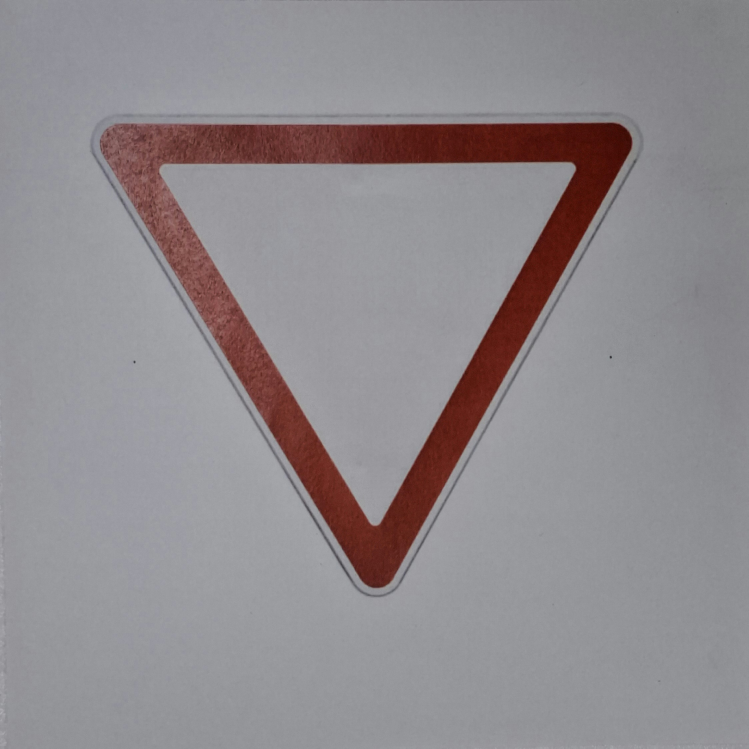
#> input picture test/test_06.png, 2245 x 2245 px, given in place of frame1.png, which was not available (shown at 1/3 size)
$ python Auto_labeling_v3.py
#> lines starting #> are read from the running program, lines starting #| are printed output that depends on the picture; pictures that were not available may be replaced by others from this repository, and a replacement may not be noted
#Auto labeling v3

import cv2 as cv
import numpy as np
import os

total_img_count = int(input("Enter the total imgs count: "))
#> the answer given: 3

pre_path = r'E:/frame'
b = 1

for a in range(total_img_count):
    raw_path = pre_path + str(b)
    b += 1
    main_img_path = raw_path + '.png'
    main_txt_path = raw_path + '.txt'

    # Load images
    main_img = cv.imread(main_img_path, cv.IMREAD_GRAYSCALE)
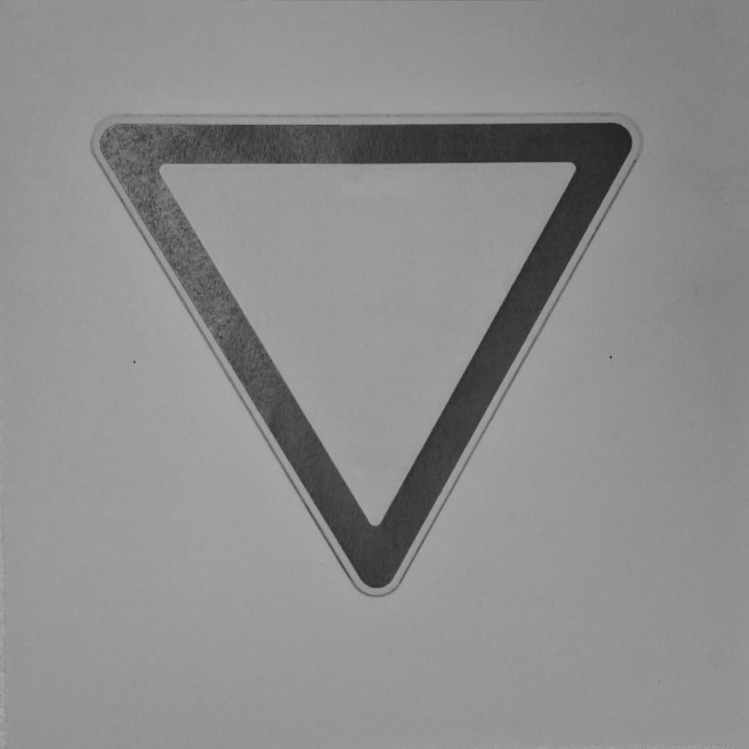
#> main_img: shape (2245, 2245) (shown at 1/3 size); min 28, max 180, mean 141.5

    # Match template

    val_list = []

    for c in range(1,6):

        result = cv.matchTemplate(main_img, cv.imread(r'C:\Users\asus\Desktop\template' + str(c) + '.png', cv.IMREAD_GRAYSCALE), cv.TM_CCORR_NORMED)
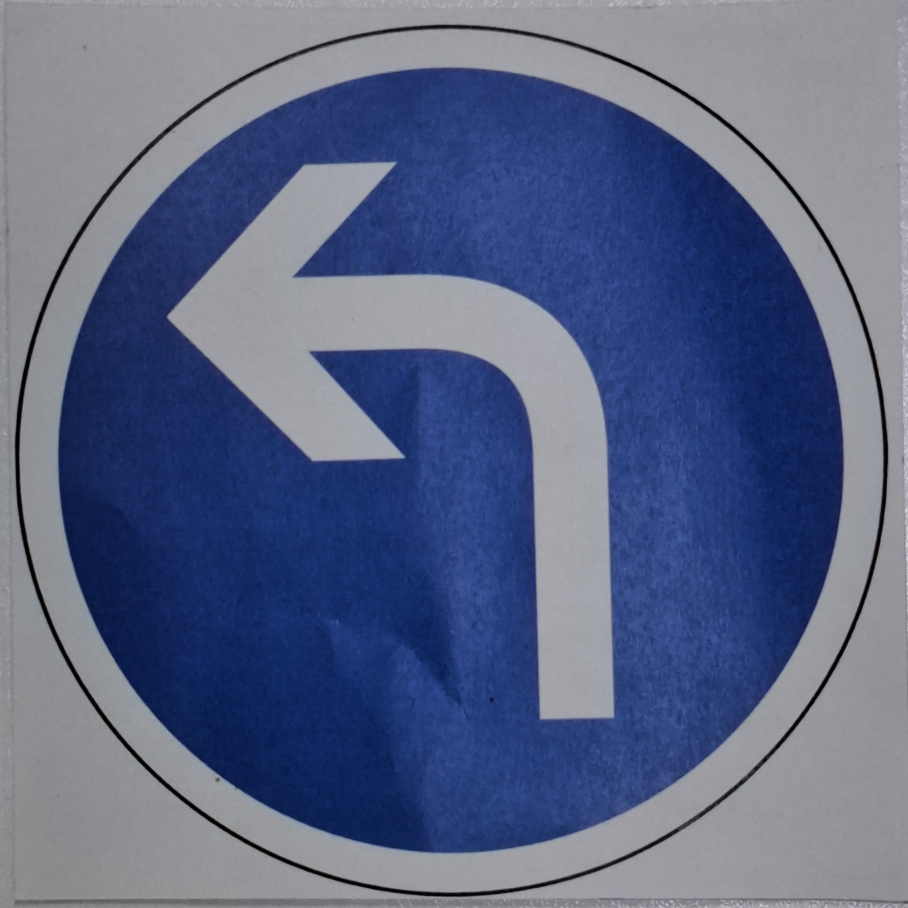
#> input picture test/test_11.png, 1816 x 1816 px, given in place of template1.png, which was not available (shown at 1/2 size)
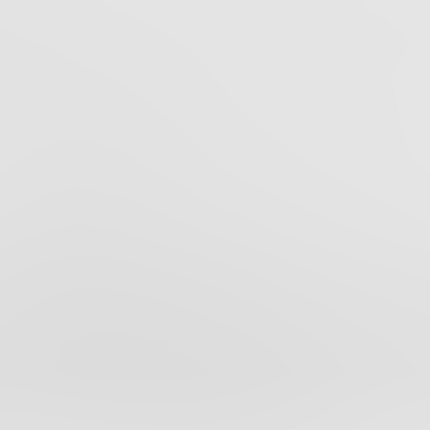
#> result: shape (430, 430) float32; min 0.865, max 0.899, mean 0.884
        min_val, max_val, min_loc, max_loc = cv.minMaxLoc(result)
#> min_val = 0.865; max_val = 0.899; min_loc = (138, 370); max_loc = (429, 111)
#> (the run stopped early here; a loop or call above may not have finished)
